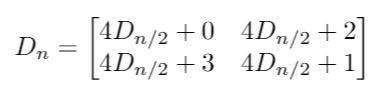
%> input picture formula_matrix.JPG, 390 x 100 px
$ octave --eval "robt310_project2_histogram_equalize('formula_matrix.JPG');"   (GNU Octave 9; MATLAB toolbox functions it lacks are replaced by stand-ins)
%> lines starting %> are read from the running program, lines starting %| are printed output that depends on the picture
function robt310_project2_histogram_equalize(input_file_name)
%> called with input_file_name = 'formula_matrix.JPG'
    img = imread(input_file_name);
%> img is the input picture: size 100x390x3 uint8; min 0, max 255, mean 244.4
    [size_x, size_y, dimension] = size(img);
%> size_x = 100; size_y = 390; dimension = 3
    if (dimension > 1)
        img = rgb2gray(img);
%> img: size 100x390 uint8
    end

    auto_hist = histeq(img);
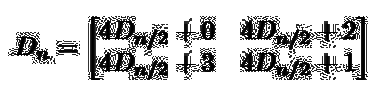
%> auto_hist: size 100x390 uint8; min 0, max 255, mean 208.9
    lc_hist = @(block_struct) histeq(block_struct.data);
    local_hist = blockproc(img,[40 40], lc_hist);
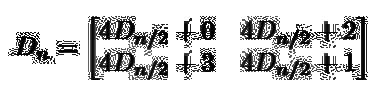
%> local_hist: size 100x390 uint8; min 0, max 255, mean 212

    figure()
    subplot(1,2,1);
    imshow(auto_hist);
    title('Global Histogram Equalization');
    subplot(1,2,2);
    imshow(local_hist);
    title('Local Histogram Equalization');

$ run again, on matrix_2.JPG
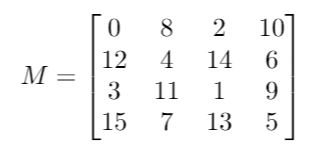
%> input picture matrix_2.JPG, 316 x 157 px
%> in robt310_project2_histogram_equalize, img is the input picture: size 157x316x3 uint8; min 0, max 255, mean 245.8
%> img: size 157x316 uint8
%> in robt310_project2_histogram_equalize, `auto_hist = histeq(img);`:
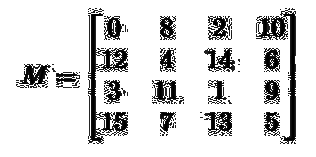
%> auto_hist: size 157x316 uint8; min 0, max 255, mean 218.6
%> in robt310_project2_histogram_equalize, `local_hist = blockproc(img,[40 40], lc_hist);`:
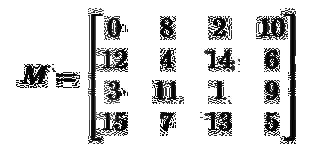
%> local_hist: size 157x316 uint8; min 0, max 255, mean 220
